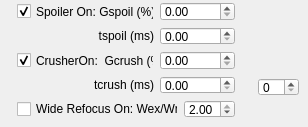
     <widget class="QWidget" name="SEMSOptions">
      <attribute name="title">
       <string>SEMS Options</string>
      </attribute>
      <widget class="QSpinBox" name="sbSpoilerMagnitude_2">
       <property name="geometry">
        <rect>
         <x>258</x>
         <y>78</y>
         <width>41</width>
         <height>18</height>
        </rect>
       </property>
       <property name="maximum">
        <number>100</number>
       </property>
      </widget>
      <widget class="QWidget" name="layoutWidget">
       <property name="geometry">
        <rect>
         <x>17</x>
         <y>2</y>
         <width>218</width>
         <height>116</height>
        </rect>
       </property>
       <layout class="QGridLayout" name="gridLayout_22">
        <item row="0" column="0">
         <widget class="QCheckBox" name="chbSpoileGradientsOn">
          <property name="toolTip">
           <string>If checked will add spoiler gradients at the end of the pulse sequence.  Prevents stimulated echoes if echo times are shorter than 5*T1</string>
          </property>
          <property name="text">
           <string>Spoiler On: Gspoil (%)</string>
          </property>
          <property name="checked">
           <bool>true</bool>
          </property>
         </widget>
        </item>
        <item row="0" column="1" colspan="2">
         <widget class="QDoubleSpinBox" name="dsbSEMSGspoil">
          <property name="maximum">
           <double>100.000000000000000</double>
          </property>
         </widget>
        </item>
        <item row="1" column="0">
         <widget class="QLabel" name="label_190">
          <property name="text">
           <string>tspoil (ms)</string>
          </property>
          <property name="alignment">
           <set>Qt::AlignRight|Qt::AlignTrailing|Qt::AlignVCenter</set>
          </property>
         </widget>
        </item>
        <item row="1" column="1" colspan="2">
         <widget class="QDoubleSpinBox" name="dsbSEMStspoil"/>
        </item>
        <item row="2" column="0">
         <widget class="QCheckBox" name="checkBox">
          <property name="text">
           <string>CrusherOn:  Gcrush (%)</string>
          </property>
          <property name="checked">
           <bool>true</bool>
          </property>
         </widget>
        </item>
        <item row="2" column="1" colspan="2">
         <widget class="QDoubleSpinBox" name="dsbSEMSGcrush">
          <property name="maximum">
           <double>100.000000000000000</double>
          </property>
          <property name="value">
           <double>0.000000000000000</double>
          </property>
         </widget>
        </item>
        <item row="3" column="0">
         <widget class="QLabel" name="label_193">
          <property name="text">
           <string>tcrush (ms)</string>
          </property>
          <property name="alignment">
           <set>Qt::AlignRight|Qt::AlignTrailing|Qt::AlignVCenter</set>
          </property>
         </widget>
        </item>
        <item row="3" column="1" colspan="2">
         <widget class="QDoubleSpinBox" name="dsbSEMStcrush"/>
        </item>
        <item row="4" column="0" colspan="2">
         <widget class="QCheckBox" name="chbWideRefocus">
          <property name="toolTip">
           <string>If Checked will use spacially wider (1.4x) refocus pulses. This improves refocussing over a slice but slices should be spaced &gt; 1.5*SliceThickness</string>
          </property>
          <property name="text">
           <string>Wide Refocus On: Wex/Wrf=</string>
          </property>
         </widget>
        </item>
        <item row="4" column="2">
         <widget class="QDoubleSpinBox" name="spbRefocusWidth">
          <property name="maximum">
           <double>2.000000000000000</double>
          </property>
          <property name="value">
           <double>2.000000000000000</double>
          </property>
         </widget>
        </item>
       </layout>
      </widget>
     </widget>
